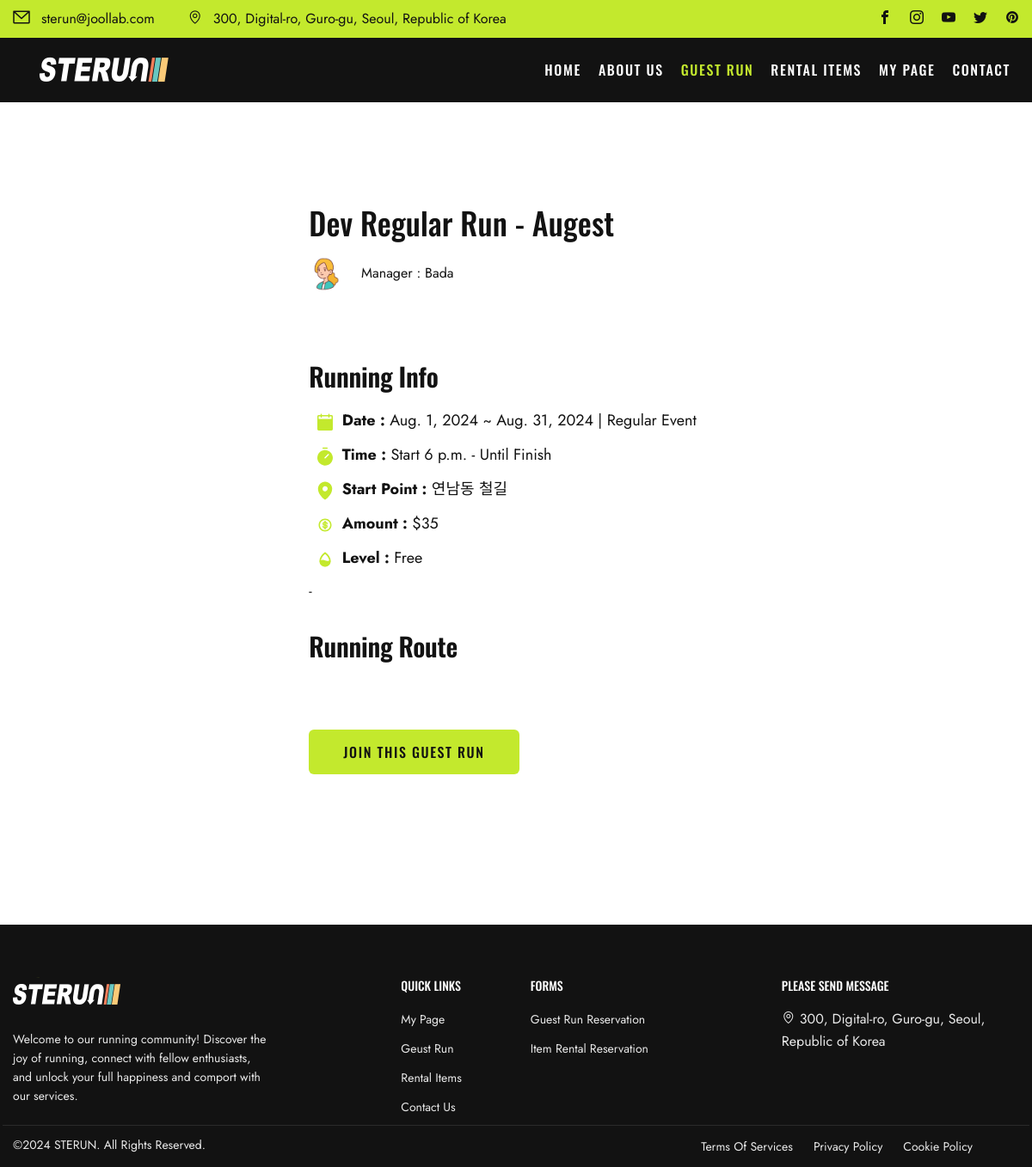
The page /event_detail/2 on the database its author committed.
### events/models.py (models this page shows, shortened)
class GuestRun(models.Model):
    STATUS_CHOICE = [
        ("ST1", "Checking"),
        ("ST2", "On-Sale"),
        ("ST3", "Sold-Out"),
        ("ST4", "Closed"),
    ]
    LEVEL = [
        ("800","Level-1, 800"),
        ("730","Level-2, 730"),
        ("700","Level-3, 700"),
        ("630","Level-4, 630"),
        ("600","Level-5, 600"),
        ("530","Level-6, 530"),
        ("Free","Full Access"),
    ]
    event_id = models.AutoField(
        primary_key=True,
    )
    title = models.CharField(max_length=50)
    manager = models.ForeignKey(Manager, related_name="manager",blank=False, null=True, on_delete=models.SET_NULL)
    start_date = models.DateField(blank=True, null=True)
    start_time = models.TimeField(blank=True, null=True)
    end_date = models.DateField(blank=True, null=True)
    end_time = models.TimeField(blank=True, null=True)
    image = ResizedImageField(size=[1402,1000], upload_to="runMain", blank=True)
    route_image = ResizedImageField(size=[1402,1402], upload_to="runRoute", blank=True)
    start_point = models.CharField(max_length=50)
    status = models.CharField(
        max_length=8,
        choices=STATUS_CHOICE,
        default="ST1",
    )
    level = models.CharField(
        max_length=15,
        choices=LEVEL,
        default="Free",
    )
    amount = models.IntegerField(default=0)
    route = models.CharField(max_length=50, blank=False)
    desc = models.TextField(blank=True)
    completed = models.BooleanField(default=False)

### community/models.py (models this page shows, shortened)
class Manager(models.Model):
    m_id = models.AutoField(primary_key=True)
    account = models.ForeignKey(User, on_delete=models.CASCADE)
    name = models.CharField(max_length=20)
    email = models.CharField(max_length=50, blank=False)
    age = models.IntegerField(default=0)
    image = ResizedImageField(size=[200,200], upload_to="avatar", blank=False)

### community/views.py (the view)
# urls.py: path("event_detail/<str:pk>", views.event_detail, name="event_detail"),
def event_detail(request, pk):
    event = GuestRun.objects.filter(event_id=pk)
    context = {"event":event}
    return render(request,"event_detail.html", context)

### templates/event_detail.html (shortened to what this page needs)
{% extends "base.html" %}
{% load static %}
{% block content %}
  {% for article in event %}
    <section class="main-content blog-content-single">
      <div class="themeflat-container">
        <div class="row">
          <div class="widget-blog-content d-flex justify-content-center">
            <div class="post-wrap" style="max-width:800px;">
              <article class="entry format-standard">
                <div class="main-post">
                  <h1 class="entry-title-single">
                    {{article.title}}
                  </h1>
                  <div class="entry-meta">
                    <span class="author line"><img src="/media/{{article.manager.image}}" alt="">
                      Manager :
                      {{article.manager.name}}
                    </span>
                  </div>
                  <div style="height:20px;"></div>
                  <div class="content-post-single">
                    <h4 class="title-single">Running Info</h4>
                    <p class="post">
                      <p class="post">
                        <span>
                        </span>
                        <span style="font-weight:bold; padding-left:5px;">Date :</span>
                        {% if article.start_date == article.end_date %}
                          {{article.start_date}}
                        {% else %}
                          {{article.start_date}}
                          ~
                          {{article.end_date}}
                          | Regular Event
                        {% endif %}
                      </p>
                      <p class="post">
                        <span>
                        </span>
                        <span style="font-weight:bold; padding-left:5px;">Time :</span>
                        Start
                        {{article.start_time}}
                        - Until Finish
                      </p>
                      <p class="post">
                        <span>
                        </span>
                        <span style="font-weight:bold; padding-left:5px;">Start Point :</span>
                        {{article.start_point}}
                      </p>
                      <p class="post">
                        <span>
                        </span>
                        <span style="font-weight:bold; padding-left:5px;">Amount :</span>
                        ${{article.amount}}
                      </p>
                      <p class="post">
                        <span>
                        </span>
                        <span style="font-weight:bold; padding-left:5px;">Level :</span>
                        {{article.level}}
                      </p>
                    </p>
                    <p class="post">
                      <div>{{article.desc | safe}}</div>
                    </p>
                    <div style="height:30px;"></div>
                    {% if article.route_image %}
                      <h4 class="title-single">Running Route</h4>
                      <p class="post">
                      </p>
                    {% endif %}
                  </div>
                </div>
                <div>
                  <a href="{% url "events:event_register" article.event_id %}">
                    <button class="flat-button">Join this Guest Run</button>
                  </a>
                </div>
              </article>
            </div>
          </div>
        </div>
      </div>
    </section>
  {% endfor %}
{% endblock content %}

### static/css/style.css (style rules this page uses)
html { overflow-y: scroll; -webkit-text-size-adjust: 100%; -ms-text-size-adjust: 100%; }
body { line-height: 1; min-height: 100vh; -webkit-font-smoothing: antialiased; -webkit-text-size-adjust: 100%; -ms-text-size-adjust: 100%; }
a, abbr, acronym, address, applet, article, aside, audio, b, big, blockquote, body, caption, canvas, center, cite, code, dd, del, details, dfn, dialog, div, dl, dt, em, embed, fieldset, figcaption, figure, form, footer, header, hgroup, h1, h2, h3, h4, h5, h6, html, i, iframe, img, ins, kbd, label, legend, li, mark, menu, nav, object, ol, output, p, pre, q, ruby, s, samp, section, small, span, strike, strong, sub, summary, sup, tt, table, tbody, textarea, tfoot, thead, time, tr, th, td, u, ul, var, video { font-family: inherit; font-size: 100%; font-weight: inherit; font-style: inherit; vertical-align: baseline; margin: 0; padding: 0; border: 0; outline: 0; background: transparent; }
article, aside, details, figcaption, figure, footer, header, hgroup, menu, nav, section { display: block; }
img { border: 0; -ms-interpolation-mode: bicubic; vertical-align: middle; }
button, input, select, textarea { font-size: 100%; margin: 0; max-width: 100%; vertical-align: baseline; -webkit-box-sizing: border-box; -moz-box-sizing: border-box; box-sizing: border-box; }
button, input { line-height: normal; }
button, input[type="button"], input[type="reset"], input[type="submit"] { line-height: 1; cursor: pointer; -webkit-appearance: button; border: none; }
*, *:before, *:after { -webkit-box-sizing: border-box; -moz-box-sizing: border-box; box-sizing: border-box; }
body { font: 16px/26px "Jost", sans-serif; font-weight: 400; background-color: var(--white); color: var(--black); }
a { text-decoration: none; -webkit-transition: all 0.3s ease-in-out; -moz-transition: all 0.3s ease-in-out; -ms-transition: all 0.3s ease-in-out; -o-transition: all 0.3s ease-in-out; transition: all 0.3s ease-in-out; color: var(--black); }
img { max-width: 100%; height: auto; }
h1 { font: 56px/68px "Oswald", sans-serif; }
h4 { font: 30px/42px "Oswald", sans-serif; }
h1, h2, h4, h5, h6 { color: var(--black); font-weight: 600; margin: 0 0 30px; }
button { border: none; }
.widget-blog-content { padding-right: 43px; }
article.entry.format-standard { margin-bottom: 55px; }
.entry-meta { margin-bottom: 13px; }
.blog-content-single .main-post .entry-title-single { font-family: "Oswald", sans-serif; line-height: 40px; font-style: normal; font-weight: 500; font-size: 36px; letter-spacing: 0.002em; text-transform: capitalize; margin-bottom: 20px; }
.blog-content-single .main-post .author img { height: 40px; width: 40px; margin-right: 16px; }
.main-post .entry-content p, .blog-content-single .widget-blog-content .entry-meta, .blog-content-single .feature-post, .blog-content-single blockquote.alignleft, .content-post-single { margin-bottom: 32px; }
.content-post-single .title-single { text-transform: capitalize; letter-spacing: -0.009em; margin-bottom: 16px; }
.content-post-single p.post:not(:last-child) { margin-bottom: 12px; }

### static/css/form/form-style.css (style rules this page uses)
:root { --white: #ffffff; --primary: #C3E92D; --success: #3DAB25; --black: #121212; --surface: #F7F7F7; --line: #E9E9E9; --secondary: #5E6267; --interactive: #2E72D2; --linear: #E9E9E9; --secondary-one: #A0A0A0; --critical: #DB4444; --linear-one: #E9E9E9; --grey: #1E1E1E; --line2: #2E2E2E; }

### static/css/shortcodes.css (style rules this page uses)
:root { --white: #ffffff; --primary: #C3E92D; --success: #3DAB25; --black: #121212; --surface: #F7F7F7; --line: #E9E9E9; --secondary: #5E6267; --interactive: #2E72D2; --linear: #E9E9E9; --secondary-one: #A0A0A0; --critical: #DB4444; --linear-one: #E9E9E9; --grey: #1E1E1E; --line2: #2E2E2E; }
.themeflat-container { position: relative; margin: 0 auto; padding-right: 15px; padding-left: 15px; width: 1440px; max-width: 100%; }
p.post { font-family: "Jost", sans-serif; font-size: 18px; font-weight: 400; color: var(--black); line-height: 28px; padding-left:10px; }
.main-content { padding: 120px 0; }
.flat-button, .flat-button-white { text-align: center; display: inline-block; font-family: "Oswald", sans-serif; text-transform: uppercase; font-size: 16px; font-weight: 500; color: var(--black); background-color: var(--primary); border-radius: 6px; padding: 14px 40px; letter-spacing: 0.1em; line-height: 24px; -webkit-transition: all 0.3s ease 0s; -moz-transition: all 0.3s ease 0s; -ms-transition: all 0.3s ease 0s; -o-transition: all 0.3s ease 0s; transition: all 0.3s ease 0s; }

### rows shown on the page
GuestRun: title "Dev Regular Run - Augest", manager.image (picture), manager.name "Bada", start_date "Aug. 1, 2024", end_date "Aug. 31, 2024", start_time "6 p.m.", start_point "연남동 철길", amount "35", level "Free", desc "-"
